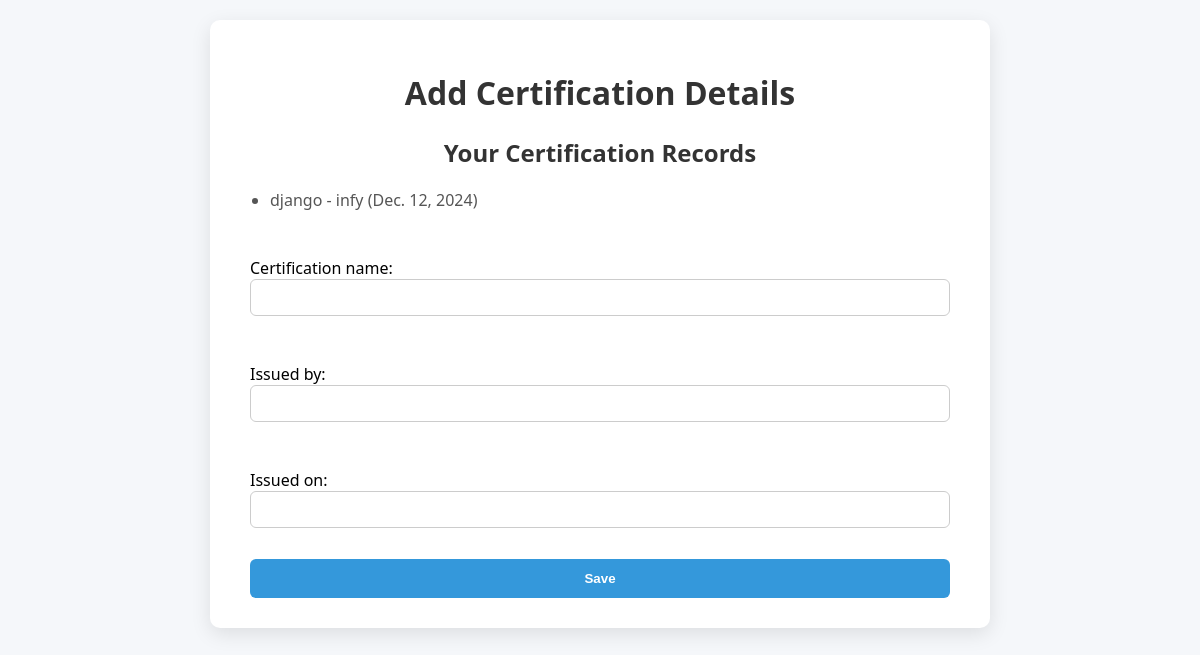
The app's page /jobapp/add_certification/ (signed in) with its own data.
### jobapp/models.py (models this page shows, shortened)
class Certification(models.Model):
    user=models.OneToOneField(User,on_delete=models.CASCADE)
    certification_name=models.CharField(max_length=30)
    issued_by=models.CharField(max_length=50)
    issued_on=models.DateField(null=True)

### jobapp/views.py (the view)
# urls.py: path('add_certification/',views.add_certificate,name='add_certification'),
def add_certificate(request):
    user = request.user
    existing_certificate = Certification.objects.filter(user=user)
    if request.method == 'POST':
         form = CertificationForm(request.POST, request.FILES)
         if form.is_valid():
            education = form.save(commit=False)
            education.user = user
            education.save()
            return redirect('candidate_view')
    else:
        form = CertificationForm()
    return render(request, 'add_certification.html', {'form': form, 'existing_certificate': existing_certificate})

### jobapp/forms.py
class CertificationForm(forms.ModelForm):
    class Meta:
        model = Certification
        fields = ['certification_name','issued_by','issued_on']

### jobapp/templates/add_certification.html (shortened to what this page needs)
{% load static %}
<!DOCTYPE html>
<html lang="en">
<head>
    <link rel="stylesheet" href="{% static 'jobapp/certification.css' %}">
</head>
<body>
    <div class="container">
        <h1>Add Certification Details</h1>
         <div class="existing-certifications">
            <h2>Your Certification Records</h2>
            {% if existing_certificate %}
                <ul>
                    {% for certification in existing_certificate %}
                        <li>{{ certification.certification_name }} - {{ certification.issued_by }} ({{ certification.issued_on }})</li>
                    {% endfor %}
                </ul>
            {% else %}
                <p>You have not added any certification records yet.</p>
            {% endif %}
        </div>
         <form method="post">
            {{ form.as_p }}
            <button type="submit">Save</button>
        </form>
    </div>
</body>
</html>

### jobapp/static/jobapp/certification.css (style rules this page uses)
body { font-family: 'Segoe UI', Tahoma, sans-serif; background: #f5f7fa; margin: 0; padding: 20px; }
.container { max-width: 700px; margin: 0 auto; background-color: white; padding: 30px 40px; border-radius: 10px; box-shadow: 0 6px 20px rgba(0, 0, 0, 0.1); }
h1, h2 { color: #333; text-align: center; }
.existing-certifications { margin-bottom: 30px; }
ul { padding-left: 20px; }
li { margin-bottom: 8px; color: #555; }
form { display: flex; flex-direction: column; gap: 15px; }
input, textarea, select { padding: 10px; border-radius: 6px; border: 1px solid #ccc; width: 100%; box-sizing: border-box; }
button { background-color: #3498db; color: white; border: none; padding: 12px; border-radius: 6px; font-weight: bold; cursor: pointer; transition: background-color 0.3s ease; }

### records on screen
Certification: certification_name "django", issued_by "infy", issued_on "Dec. 12, 2024"
